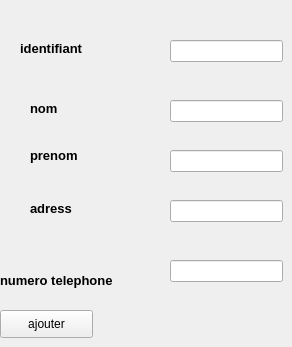
      <widget class="QWidget" name="tab_3">
       <attribute name="title">
        <string>ajouter</string>
       </attribute>
       <widget class="QLineEdit" name="lineEdit_prenom">
        <property name="geometry">
         <rect>
          <x>170</x>
          <y>150</y>
          <width>113</width>
          <height>22</height>
         </rect>
        </property>
       </widget>
       <widget class="QLineEdit" name="lineEdit_num">
        <property name="geometry">
         <rect>
          <x>170</x>
          <y>260</y>
          <width>113</width>
          <height>22</height>
         </rect>
        </property>
       </widget>
       <widget class="QLabel" name="label">
        <property name="geometry">
         <rect>
          <x>20</x>
          <y>40</y>
          <width>111</width>
          <height>16</height>
         </rect>
        </property>
        <property name="font">
         <font>
          <pointsize>10</pointsize>
          <weight>75</weight>
          <bold>true</bold>
         </font>
        </property>
        <property name="text">
         <string>identifiant</string>
        </property>
       </widget>
       <widget class="QLabel" name="label_5">
        <property name="geometry">
         <rect>
          <x>0</x>
          <y>270</y>
          <width>141</width>
          <height>20</height>
         </rect>
        </property>
        <property name="font">
         <font>
          <pointsize>10</pointsize>
          <weight>75</weight>
          <bold>true</bold>
         </font>
        </property>
        <property name="text">
         <string>numero telephone</string>
        </property>
       </widget>
       <widget class="QLabel" name="label_4">
        <property name="geometry">
         <rect>
          <x>30</x>
          <y>200</y>
          <width>55</width>
          <height>16</height>
         </rect>
        </property>
        <property name="font">
         <font>
          <pointsize>10</pointsize>
          <weight>75</weight>
          <bold>true</bold>
         </font>
        </property>
        <property name="text">
         <string>adress</string>
        </property>
       </widget>
       <widget class="QLabel" name="label_3">
        <property name="geometry">
         <rect>
          <x>30</x>
          <y>140</y>
          <width>91</width>
          <height>31</height>
         </rect>
        </property>
        <property name="font">
         <font>
          <pointsize>10</pointsize>
          <weight>75</weight>
          <bold>true</bold>
         </font>
        </property>
        <property name="text">
         <string>prenom</string>
        </property>
       </widget>
       <widget class="QLabel" name="label_2">
        <property name="geometry">
         <rect>
          <x>30</x>
          <y>100</y>
          <width>55</width>
          <height>16</height>
         </rect>
        </property>
        <property name="font">
         <font>
          <pointsize>10</pointsize>
          <weight>75</weight>
          <bold>true</bold>
         </font>
        </property>
        <property name="text">
         <string>nom</string>
        </property>
       </widget>
       <widget class="QLineEdit" name="lineEdit_nom">
        <property name="geometry">
         <rect>
          <x>170</x>
          <y>100</y>
          <width>113</width>
          <height>22</height>
         </rect>
        </property>
       </widget>
       <widget class="QLineEdit" name="lineEdit_id">
        <property name="geometry">
         <rect>
          <x>170</x>
          <y>40</y>
          <width>113</width>
          <height>22</height>
         </rect>
        </property>
       </widget>
       <widget class="QLineEdit" name="lineEdit_adress">
        <property name="geometry">
         <rect>
          <x>170</x>
          <y>200</y>
          <width>113</width>
          <height>22</height>
         </rect>
        </property>
       </widget>
       <widget class="QPushButton" name="ajouter">
        <property name="geometry">
         <rect>
          <x>0</x>
          <y>310</y>
          <width>93</width>
          <height>28</height>
         </rect>
        </property>
        <property name="text">
         <string>ajouter</string>
        </property>
       </widget>
      </widget>
